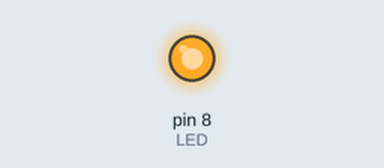
Simulated run of this sketch. Board: Arduino Uno, built with avr-gcc and run on an emulated ATmega328P. On the bench: output pins drawn as LEDs (lit = HIGH).

Above: at 2.5 s.
At 7.5 s:
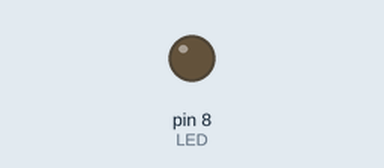
Timing chart, 0 to 13.0 s (numbered marks = the images above):
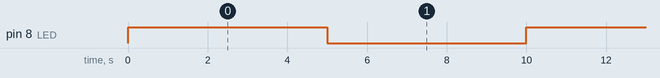

Measured:
- by itself, pin 8 (LED): alternates HIGH for 5.0 s and LOW for 5.0 s

The sketch:

test.ino
```cpp
	int LED=8;

	void setup() {
		pinMode(LED,OUTPUT);
	}

	 void loop() {
		 digitalWrite(LED,HIGH);
		 delay(5000);
		 digitalWrite(LED,LOW);
		 delay(5000);

		}
```

compiler.c
```cpp
#include <stdio.h>
#include <string.h>
#include "main.h"
#include "y.tab.h"

char *entityName;   // variable to hold the current entity name
FILE *f;
int port;
int inputs;
int time;
int ex(nodeType *p) {


    if (!p) return 0; //return on empty node
    switch(p->type) {
/*printf("before command case");
    case typeCmd:
	printf("comand was takes");
	if (strcmp(p->cmd.cm, "ON")==0) {
		printf("Hurray, I m ready to write turn");
//		f = fopen("test.ino", "a");
		//int i, currentIN = 0;
//		fprintf(f,"\t\tOU%d <= ");

//		fclose(f);
}
break;
       /*Turn On LED*/


  case typeOpr:
        switch(p->opr.oper) {

        case OPRTURN:
//	operation =p->opr.op[0]->con.value;
                f = fopen("test.ino", "a");
//		port = p->opr.op[0]->con.value;
//                   fprintf(f,"int led = %d\n",port);
        //           fprintf(f,"\nvoid setup(){" );
        //           fprintf(f,"\npinMode(led,OUTPUT);");
          //         fprintf(f,"\n}\n");
		printf("turn operation was taken");
                fclose(f);

//            entityName = p->opr.op[0]->ename.en;
            //FILE *f;
  //          f = fopen("test.ino", "a");
    //        fprintf(f,"\tint test%s\n",entityName);
      //      fclose(f);
//            ex(p->opr.op[1]);
//	    printf("\nsecond arguoemt tested ");
            break;

   case PORT:
//            FILE *f;
            f = fopen("test.ino", "a");
  //          fprintf(f,"\n\tPORT ( ");
            port = p->opr.op[0]->con.value;
                    fprintf(f,"\n\tint LED=%d;\n", port );
		    fprintf(f,"\n\tvoid setup() {\n" );
                    fprintf(f,"\t\tpinMode(LED,OUTPUT);\n" );
                    fprintf(f,"\t}\n" );
            fclose(f);
            ex(p->opr.op[0]);
            break;

      case FOR:
            time = (p->opr.op[0]->con.value)*1000;	//to ms
            f = fopen("test.ino", "a");
            fprintf(f,"\n\t void loop() {  \n");
	    fprintf(f,"\t\t digitalWrite(LED,HIGH);  \n");
	    fprintf(f,"\t\t delay(%d);  \n",time);
	    fprintf(f,"\t\t digitalWrite(LED,LOW);  \n");
	    fprintf(f,"\t\t delay(%d);  \n",time);
	    fprintf(f,"\n\t\t}  \n");

            fclose(f);
        //    ex(p->opr.op[0]);
          //  f = fopen("vhdl.vhd", "a");
           // fprintf(f,"\n\tEND Str ;\n" );
           // fclose(f);


            break;


        default:
            ex(p->opr.op[0]);
            ex(p->opr.op[1]);

        }
    }
    return 0;
}

// method to add libraries and packages
void  startCompiler(){
    FILE *f;
    f = fopen("test.ino", "a");
 fclose(f);
printf("compiler started");

}
```

main.h
```cpp
typedef enum { typeCon, typeId, typeEName, typeCmd, typeOpr } nodeEnum;

/* constants */
typedef struct {
    int value;                  /* value of constant */
} conNodeType;

/* identifiers */
typedef struct {
    int i;                      /* subscript to sym array */
} idNodeType;

/* string */
typedef struct {
    char *en;                      /* Entity name */
} eNameNodeType;
/*commands*/
typedef struct {
    char *cm;                      /* command name */
} cmdNodeType;

/* operators */
typedef struct {
    int oper;                   /* operator */
    int nops;                   /* number of operands */
    struct nodeTypeTag *op[1];  /* operands, extended at runtime */
} oprNodeType;

typedef struct nodeTypeTag {
    nodeEnum type;              /* type of node */

    union {
        conNodeType con;        /* constants */
        idNodeType id;          /* identifiers */
        cmdNodeType cmd;        /*command name */
        eNameNodeType ename;    /* Entity Name */
        oprNodeType opr;        /* operators */
    };
} nodeType;
```

y.tab.h
```cpp
/* A Bison parser, made by GNU Bison 3.5.1.  */

/* Bison interface for Yacc-like parsers in C

   Copyright (C) 1984, 1989-1990, 2000-2015, 2018-2020 Free Software Foundation,
   Inc.

   This program is free software: you can redistribute it and/or modify
   it under the terms of the GNU General Public License as published by
   the Free Software Foundation, either version 3 of the License, or
   (at your option) any later version.

   This program is distributed in the hope that it will be useful,
   but WITHOUT ANY WARRANTY; without even the implied warranty of
   MERCHANTABILITY or FITNESS FOR A PARTICULAR PURPOSE.  See the
   GNU General Public License for more details.

   You should have received a copy of the GNU General Public License
   along with this program.  If not, see <http://www.gnu.org/licenses/>.  */

/* As a special exception, you may create a larger work that contains
   part or all of the Bison parser skeleton and distribute that work
   under terms of your choice, so long as that work isn't itself a
   parser generator using the skeleton or a modified version thereof
   as a parser skeleton.  Alternatively, if you modify or redistribute
   the parser skeleton itself, you may (at your option) remove this
   special exception, which will cause the skeleton and the resulting
   Bison output files to be licensed under the GNU General Public
   License without this special exception.

   This special exception was added by the Free Software Foundation in
   version 2.2 of Bison.  */

/* Undocumented macros, especially those whose name start with YY_,
   are private implementation details.  Do not rely on them.  */

#ifndef YY_YY_Y_TAB_H_INCLUDED
# define YY_YY_Y_TAB_H_INCLUDED
/* Debug traces.  */
#ifndef YYDEBUG
# define YYDEBUG 0
#endif
#if YYDEBUG
extern int yydebug;
#endif

/* Token type.  */
#ifndef YYTOKENTYPE
# define YYTOKENTYPE
  enum yytokentype
  {
    INTEGER = 258,
    CODE = 259,
    SPECIAL = 260,
    OPRTURN = 261,
    OPRSEND = 262,
    OPRON = 263,
    PORT = 264,
    FOR = 265
  };
#endif
/* Tokens.  */
#define INTEGER 258
#define CODE 259
#define SPECIAL 260
#define OPRTURN 261
#define OPRSEND 262
#define OPRON 263
#define PORT 264
#define FOR 265

/* Value type.  */
#if ! defined YYSTYPE && ! defined YYSTYPE_IS_DECLARED
union YYSTYPE
{
#line 25 "grammar.y"

    int iValue;                 /* integer value */
    char sIndex;                /* symbol table index */
    char *str;                /* symbol table index */
    nodeType *nPtr;             /* node pointer */

#line 84 "y.tab.h"

};
typedef union YYSTYPE YYSTYPE;
# define YYSTYPE_IS_TRIVIAL 1
# define YYSTYPE_IS_DECLARED 1
#endif


extern YYSTYPE yylval;

int yyparse (void);

#endif /* !YY_YY_Y_TAB_H_INCLUDED  */
```

Source omitted: y.tab.c (51081 bytes)
